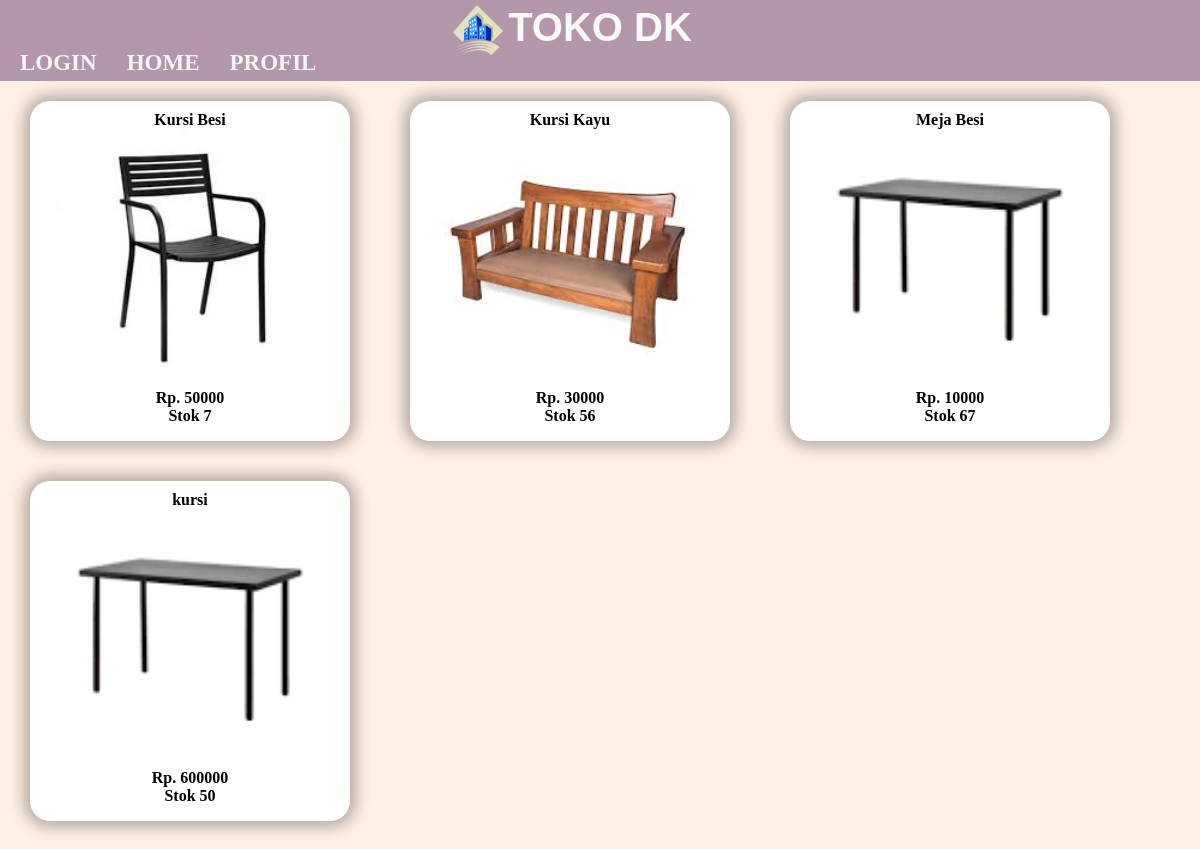
The page / on the database its author committed.
### tables this page shows
CREATE TABLE IF NOT EXISTS `tb_barang` (
  `id` int NOT NULL,
  `id_kategori` int DEFAULT NULL,
  `nama` varchar(50) DEFAULT NULL,
  `harga` int DEFAULT NULL,
  `stok` int DEFAULT NULL,
  `foto` varchar(100) DEFAULT NULL,
  `detail` text,
  PRIMARY KEY (`id`),
  KEY `id_kategori` (`id_kategori`)
);

### index.php (the view, shortened to what this page needs)
<?php
include'data.php'; ?>
<!DOCTYPE html>
<html>
<head>
</head>
<body>
	<div class="header">
		<img src="perusahaan.png" alt=""><span>TOKO DK</span>
		<ul>
			<?php
			if(isset($_SESSION['email'])){
				?>
					<li class="akun">
						<label for="">Pengaturan</label>
						<ul class="sub-akun">
							<li>
								<div class="profil">
									<?php echo $_SESSION['nama'];
										if(isset($_SESSION['id'])){
											echo "<br><br><a href='?page=data-pembeli'>EDIT DATA</a>";
										} ?>
									<hr>
									<a href="proses-logout.php">LOGOUT</a>
								</div>
							</li>
						</ul>
					</li>
				<?php
			}else{
				?>
					<li><a href="?page=login">LOGIN</a></li>
				<?php
			} ?>
			<li><a href="index.php">HOME</a></li>
			<li><a href="javascript:void[0];" id="jwpopupLink" onclick="muncul()">PROFIL</a></li>
		</ul>
	</div>
	<div class="main">
		<?php
		if(isset($_GET['page'])){
			$halaman = $_GET['page'];
			switch($halaman){
				case 'login':
					include'login.php';
				break;
				case 'karyawan':
					include'karyawan/index.php';
				break;
				case 'supir':
					include'supir/index.php';
				break;
				case 'kategori':
					include'kategori/index.php';
				break;
				case 'barang':
					include'barang/index.php';
				break;
				case 'pengiriman':
					include'pengiriman/index.php';
				break;
				case 'transaksi':
					include'transaksi/index.php';
				break;
				case 'pembeli':
					include'pembeli/index.php';
				break;
				case 'register':
					include'pembeli/tambah.php';
				break;
				case 'data-pembeli':
					include'pembeli/edit.php';
				break;
				case 'pembelian':
					include'transaksi/tambah.php';
				break;
				default:
					echo "<script>window.location='index.php';</script>";
				break;
			}
		}else{
			$query = mysqli_query($konek,"select * from tb_barang");
			while($rs = mysqli_fetch_array($query)){
				?>
					<div class="box" onclick="window.location='index.php?id=<?php echo $rs['id']; ?>&nama=<?php echo $rs['nama']; ?>&foto=<?php echo $rs['foto']; ?>&harga=<?php echo $rs['harga']; ?>&stok=<?php echo $rs['stok']; ?>'">
						<span><?php echo $rs['nama'] ?></span><br>
						<img src="barang/file/<?php echo $rs['foto']; ?>" alt="" class="gambar"><br>
						<span>Rp. <?php echo $rs['harga']; ?></span><br>
						<span>Stok <?php echo $rs['stok']; ?></span>
					</div>
				<?php
			} ?>
		<?php } ?>
	</div>
</body>
</html>

### index.php (style rules this page uses)
html, body { background-color: rgba(255,240,230); margin: 0; padding: 0; height: 100%; }
div.header { background-color: rgba(180,150,170); padding: 5px; text-align: center; font-size: 23px; font-weight: bold; }
div.header a { text-decoration: none; color: black; }
div.header ul { list-style-type: none; margin: 0; padding: 0; overflow: hidden; }
div.header > ul > li { float: left; }
div.header li a { color: whitesmoke; display: inline-block; text-decoration: none; text-align: center; padding: 0 15px; }
div.header span { margin-bottom: 10px; font-size: 40px; font-family: Verdana, Geneva, Tahoma, sans-serif; color: #f9f9f9; }
div.main { width: 100%; height: inherit; float: left; overflow-y: auto; overflow-x: hidden; }
div.box { width: 25%; height: 40%; background-color: white; margin: 20px 30px; padding: 10px; position: relative; text-align: center; box-shadow: 0px 0px 15px 6px rgba(0,0,0,0.3); border-radius: 20px; float: left; cursor: pointer; }
img.gambar { width: 90%; height: 80%; }
div.box span { font-weight: bold; }
div.header img { width: 50px; height: 50px; position: absolute; margin-left: -55px; }

### rows shown on the page
tb_barang: nama "Kursi Besi", foto (picture), harga "50000", stok "7"
tb_barang: nama "Kursi Kayu", foto (picture), harga "30000", stok "56"
tb_barang: nama "Meja Besi", foto (picture), harga "10000", stok "67"
tb_barang: nama "kursi", foto (picture), harga "600000", stok "50"
